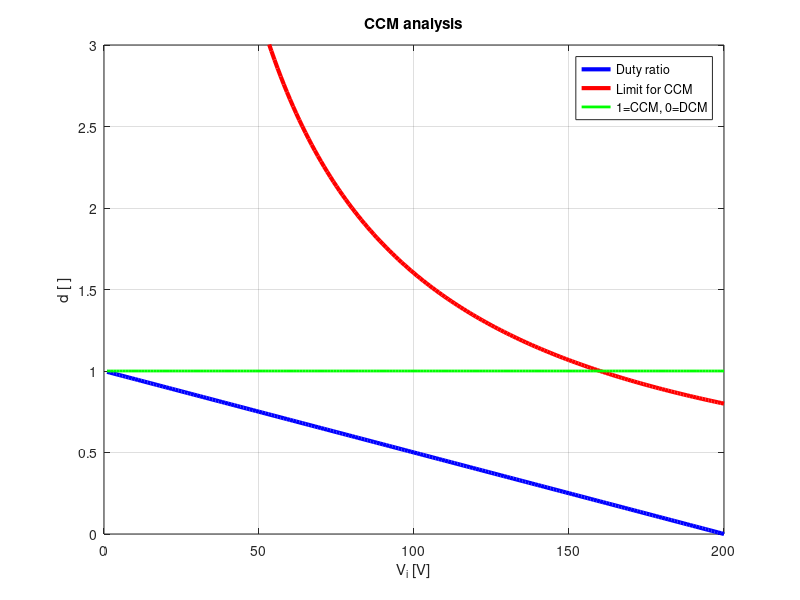
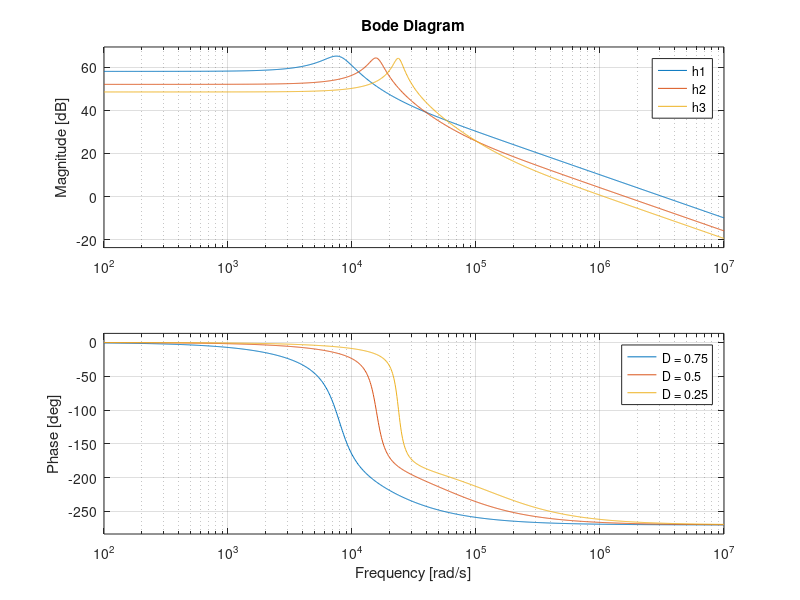
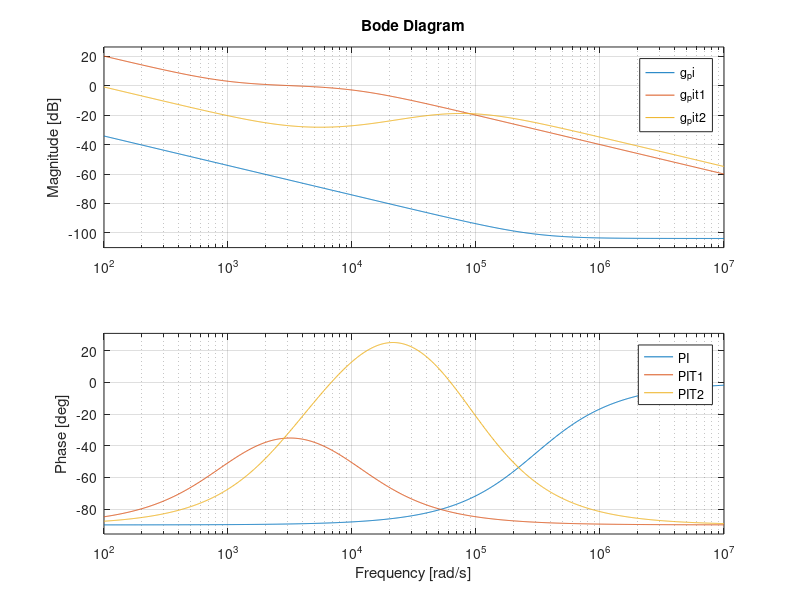
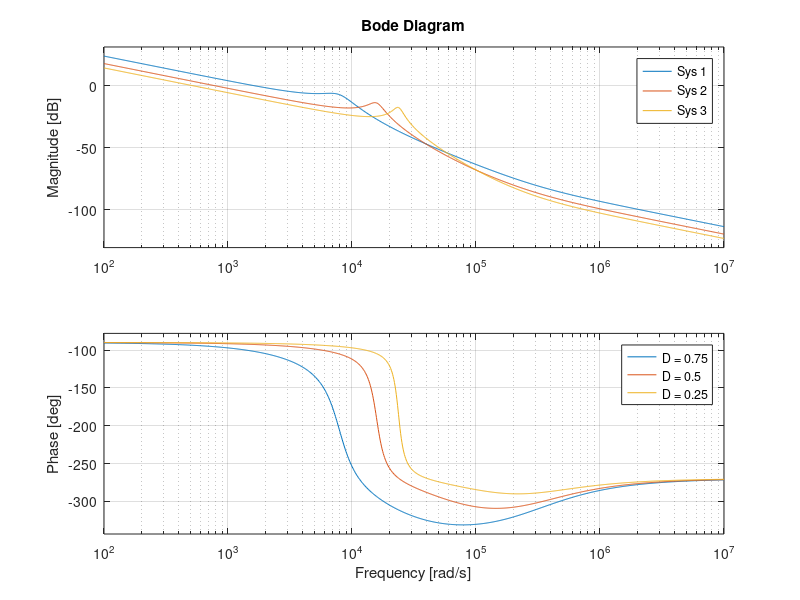

MATLAB code for these plots, in order:
%% Preparation
% Cleanup workspace
clc;
clear;
close all;

% Load packages
pkg load control

% Define internal variables
s = tf('s');

% Define plot and print output
plotout = 1;
printout = 1;

%% Boost converter parameters
vo = 200;
%l = 62e-6;
l = 200e-6;
c = 5e-6;
r = 50;
fs = 100e3;
vi= [50 100 150];
vi_plot = [1:1:200];

% Display converter parameters
disp(['Step up converter analysis']);
disp(['']);
disp(['Output voltage:      '   num2str(vo)     ' V']);
disp(['Inductance:          '   num2str(l/1e-6) ' uH']);
disp(['Output capacitor:    '   num2str(c/1e-6) ' uF']);
disp(['Load resistance:     '   num2str(r)      ' Ohm']);
disp(['Switching frequency: '   num2str(fs/1e3) ' kHz']);
disp(['']);

%% Duty ratio and CCM analysis
% Calculate static duty ratio
d = 1 - (vi/ vo);
d_plot = 1 - (vi_plot / vo);

% Check for CCM
d_max= 2 * (vo * l * fs)./(r * vi);
ccm= d < d_max;
d_max_plot = 2 * (vo * l * fs)./(r * vi_plot);
ccm_plot = d_plot < d_max_plot;

% Display CCM for selected values
disp(['Duty ratios at different input voltages:']);
disp(num2str([vi; d; ccm]'))

% Plot CCM over complete input voltage range
if plotout
    figure(1);
    plot(vi_plot, d_plot, 'b', 'LineWidth', 3, vi_plot, d_max_plot, 'r', 'LineWidth', 3, vi_plot, ccm_plot, 'g', 'LineWidth', 2);
    grid on;
    title('CCM analysis');
    legend('Duty ratio', 'Limit for CCM', '1=CCM, 0=DCM');
    xlabel('V_i [V]');
    ylabel('d [ ]');
    ylim([0 3]);
    if printout
        print -dpdf fig/ccm.pdf
    end
end

% Transfer functions of converter
h1 = (vo) / (1-d(1)) * (1 - (l / ((1 - d(1))^2 * r)) * s) / (1 + (l / ((1 - d(1))^2 * r)) * s + ((c * l) / (1-d(1))^2) * s^2);
h2 = (vo) / (1-d(2)) * (1 - (l / ((1 - d(2))^2 * r)) * s) / (1 + (l / ((1 - d(2))^2 * r)) * s + ((c * l) / (1-d(2))^2) * s^2);
h3 = (vo) / (1-d(3)) * (1 - (l / ((1 - d(3))^2 * r)) * s) / (1 + (l / ((1 - d(3))^2 * r)) * s + ((c * l) / (1-d(3))^2) * s^2);

% Plot transfer functions
if plotout
    figure(2);
    bode(h1, h2, h3);
    legend(['D = ' num2str(d(1))], ['D = ' num2str(d(2))], ['D = ' num2str(d(3))]);
    if printout
        print -dpdf fig/h.pdf
    end
end

% Controller
kp = 0.000012;
kp = 0.000009;
wi = 200e3;
g_pi1 = kp * (1 + wi / s);
kp = 0.0000065;
wi = 300e3;
g_pi = kp * (1 + wi / s);

kp = 1;
wi = 1e3;
wt = 10e3;
g_pit1 = kp * ((1 + wi / s) / (1 + s / wt));

kp = 0.03;
wi1 = 3e3;
wi2 = 10e3;
wt1 = 60e3;
wt2 = 100e3;
g_pit2 = kp * (((1 + wi1 / s) * (1 + s / wi2)) / ((1 + s / wt1) * (1 + s / wt2)));

% Plot transfer functions
if plotout
    figure(3);
    bode(g_pi, g_pit1, g_pit2);
    legend('PI', 'PIT1', 'PIT2');
    if printout
        print -dpdf fig/h.pdf
    end
end

% Plot transfer functions
if plotout
    figure(4);
    bode(g_pi*h1, g_pi*h2, g_pi*h3);
    legend(['D = ' num2str(d(1))], ['D = ' num2str(d(2))], ['D = ' num2str(d(3))]);
    %line([100 1e7], [-(180-60) -(180-60)], 'Color', 'r', 'LineWidth', 2);
    %line([fs*pi fs*pi], [0 -400], 'Color', 'r', 'LineWidth', 2);
    if printout
        print -dpdf fig/bode_pi.pdf
    end
end

% Plot step response
if plotout
    figure(5);
    step(g_pi*h1/(1 + g_pi*h1), g_pi*h2/(1 + g_pi*h2), g_pi*h3/(1 + g_pi*h3), g_pi1*h1/(1 + g_pi1*h1), g_pi1*h2/(1 + g_pi1*h2), g_pi1*h3/(1 + g_pi1*h3));
    legend(['D = ' num2str(d(1))], ['D = ' num2str(d(2))], ['D = ' num2str(d(3))]);
    if printout
        print -dpdf fig/step_pi.pdf
    end
end

%figure()
%bode(g_pi, h1, h2, h3, g_pi*h1)
%%bode(g_pit2, h1, h2, h3, g_pit2*h1)
%line([fs*pi fs*pi], [0 -400], 'Color', 'r', 'LineWidth', 2);
%line([100 1e7], [-(180-60) -(180-60)], 'Color', 'r', 'LineWidth', 2);
%figure()
%step(g_pi*h1/(1 + g_pi*h1));
